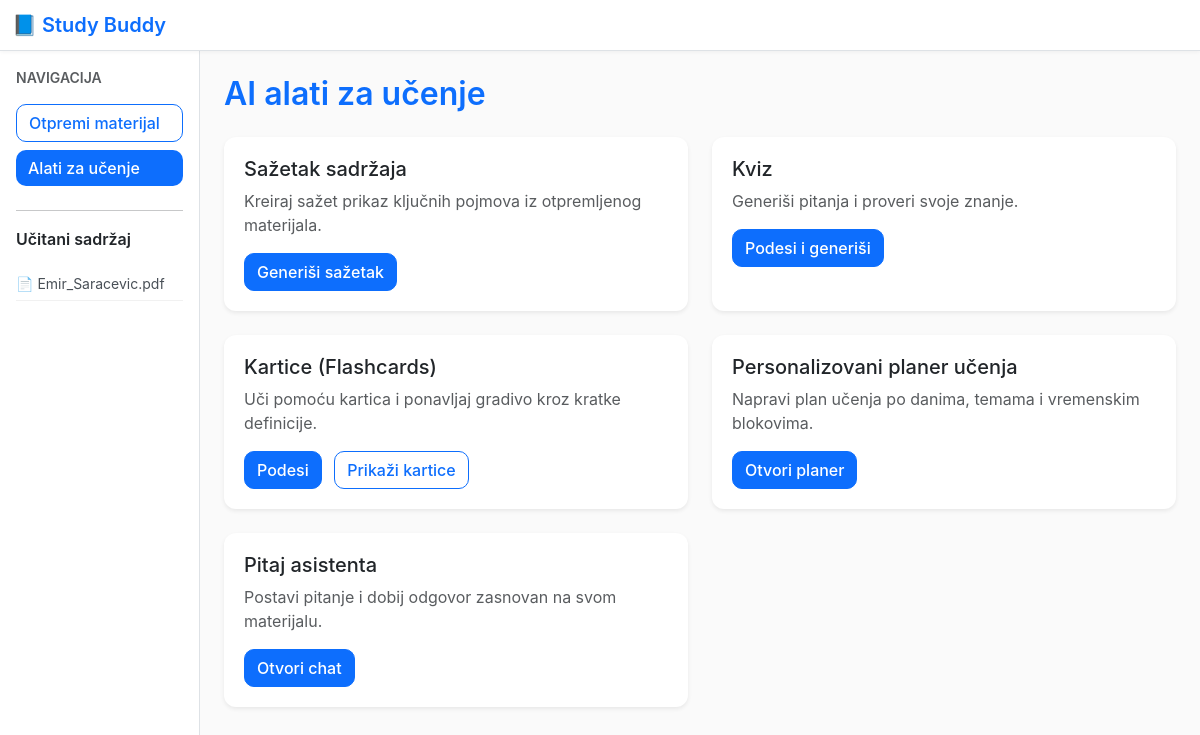
The page /tools on the database as committed earlier.
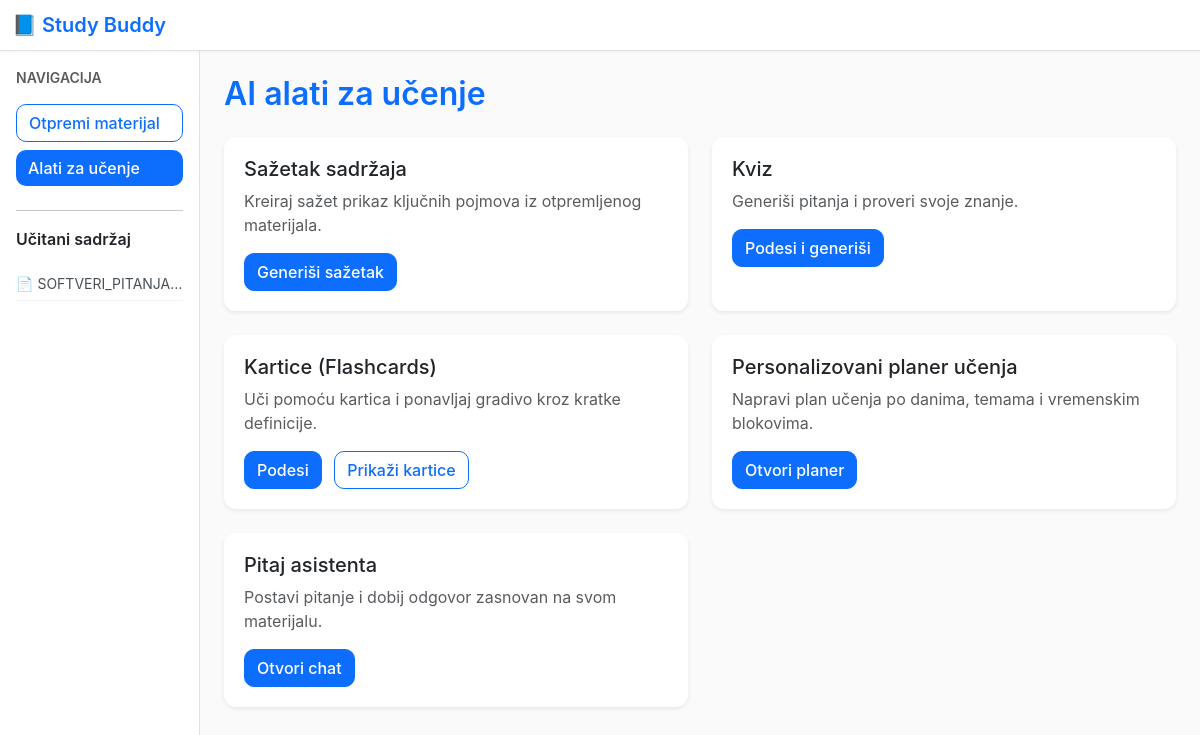
The same page on the database as committed later.
### models.py (models this page shows)
class Document(Base):
    __tablename__ = 'documents'
    id = Column(Integer, primary_key=True)
    filename = Column(String(255), nullable=False)
    size_kb = Column(Integer, default=0)
    content = Column(Text, nullable=False)
    created_at = Column(DateTime, default=datetime.utcnow)
    summaries = relationship('Summary', back_populates='document', cascade='all,delete')
    quizzes   = relationship('Quiz',     back_populates='document', cascade='all,delete')
    flashcards= relationship('Flashcard',back_populates='document', cascade='all,delete')

### app.py (the view)
@app.get('/tools')
def tools():
    return render_template('tools.html')

### app.py (called while the page is built)
@app.context_processor
def inject_docs():
    s = Session()
    docs = s.query(Document).order_by(Document.created_at.desc()).all()
    return {'sidebar_docs': docs}

### templates/tools.html
{% extends 'base.html' %}
{% block content %}
<h2 class="mb-4">AI alati za učenje</h2>
<div class="row g-4">
  <div class="col-md-6">
    <div class="card shadow-sm h-100">
      <div class="card-body">
        <h5 class="card-title">Sažetak sadržaja</h5>
        <p class="text-muted">Kreiraj sažet prikaz ključnih pojmova iz otpremljenog materijala.</p>
        {% if sidebar_docs %}
          <a class="btn btn-primary" href="{{ url_for('create_summary', doc_id=sidebar_docs[0].id) }}">
            Generiši sažetak
          </a>
        {% else %}
          <a class="btn btn-outline-secondary disabled">Prvo otpremi dokument</a>
        {% endif %}
      </div>
    </div>
  </div>
  <div class="col-md-6">
    <div class="card shadow-sm h-100">
      <div class="card-body">
        <h5 class="card-title">Kviz</h5>
        <p class="text-muted">Generiši pitanja i proveri svoje znanje.</p>
        {% if sidebar_docs %}
          <a class="btn btn-primary" href="{{ url_for('quiz_config', doc_id=sidebar_docs[0].id) }}">Podesi i generiši</a>
        {% else %}
          <a class="btn btn-outline-secondary disabled">Prvo otpremi dokument</a>
        {% endif %}
      </div>
    </div>
  </div>
  <div class="col-md-6">
    <div class="card shadow-sm h-100">
      <div class="card-body">
        <h5 class="card-title">Kartice (Flashcards)</h5>
        <p class="text-muted">Uči pomoću kartica i ponavljaj gradivo kroz kratke definicije.</p>
        {% if sidebar_docs %}
          <a class="btn btn-primary" href="{{ url_for('flashcards_config', doc_id=sidebar_docs[0].id) }}">Podesi</a>
          <a class="btn btn-outline-primary ms-2" href="{{ url_for('flashcards_view', doc_id=sidebar_docs[0].id) }}">Prikaži kartice</a>
        {% else %}
          <a class="btn btn-outline-secondary disabled">Prvo otpremi dokument</a>
        {% endif %}
      </div>
    </div>
  </div>
  <div class="col-md-6">
    <div class="card shadow-sm h-100">
      <div class="card-body">
        <h5 class="card-title">Personalizovani planer učenja</h5>
        <p class="text-muted">Napravi plan učenja po danima, temama i vremenskim blokovima.</p>
        <a class="btn btn-success" href="{{ url_for('planner_form') }}">Otvori planer</a>
      </div>
    </div>
  </div>
  <div class="col-md-6">
    <div class="card shadow-sm h-100">
      <div class="card-body">
        <h5 class="card-title">Pitaj asistenta</h5>
        <p class="text-muted">Postavi pitanje i dobij odgovor zasnovan na svom materijalu.</p>
        <a class="btn btn-info" href="{{ url_for('coach_view') }}">Otvori chat</a>
      </div>
    </div>
  </div>
</div>
{% endblock %}

### templates/base.html (shortened to what this page needs)
<!doctype html>
<html lang="sr">
<head>
  <link href="https://cdn.jsdelivr.net/npm/bootstrap@5.3.3/dist/css/bootstrap.min.css" rel="stylesheet">
  <link href="{{ url_for('static', filename='style.css') }}" rel="stylesheet">
</head>
<body>
<nav class="navbar navbar-light bg-light border-bottom">
  <div class="container-fluid">
    <span class="navbar-brand mb-0 h1">📘 Study Buddy</span>
  </div>
</nav>
<div class="container-fluid">
  <div class="row">
    <aside class="col-12 col-md-3 col-lg-2 border-end p-3 bg-white">
      <div class="mb-3 fw-semibold small text-uppercase text-muted">Navigacija</div>
      <a class="btn btn-outline-primary w-100 mb-2" href="{{ url_for('upload') }}">Otpremi materijal</a>
      <a class="btn btn-primary w-100 mb-2" href="{{ url_for('tools') }}">Alati za učenje</a>
      <hr>
      <div class="fw-semibold mb-2">Učitani sadržaj</div>
      {% if sidebar_docs %}
        <ul class="list-unstyled small">
          {% for d in sidebar_docs %}
            <li class="text-truncate" title="{{ d.filename }}">📄 {{ d.filename }}</li>
          {% endfor %}
        </ul>
      {% else %}
        <div class="text-muted small">Još nema sadržaja</div>
      {% endif %}
    </aside>
    <main class="col-12 col-md-9 col-lg-10 p-4">
      {% block content %}{% endblock %}
    </main>
  </div>
</div>
</body>
</html>

Rows that differ between the two databases and show on the page:
removed Document: filename "Emir_Saracevic.pdf"
added Document: filename "SOFTVERI_PITANJA…"
